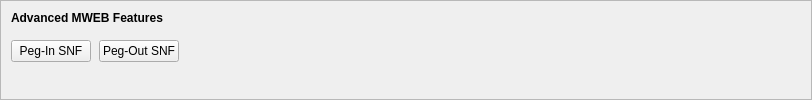
    <widget class="QFrame" name="frameMWEBFeatures">
     <property name="sizePolicy">
      <sizepolicy hsizetype="Expanding" vsizetype="Expanding">
       <horstretch>0</horstretch>
       <verstretch>0</verstretch>
      </sizepolicy>
     </property>
     <property name="maximumSize">
      <size>
       <width>16777215</width>
       <height>16777215</height>
      </size>
     </property>
     <property name="frameShape">
      <enum>QFrame::StyledPanel</enum>
     </property>
     <property name="frameShadow">
      <enum>QFrame::Sunken</enum>
     </property>
     <layout class="QVBoxLayout" name="verticalLayoutMWEBFeatures2">
      <property name="spacing">
       <number>0</number>
      </property>
      <property name="leftMargin">
       <number>0</number>
      </property>
      <property name="topMargin">
       <number>0</number>
      </property>
      <property name="rightMargin">
       <number>0</number>
      </property>
      <property name="bottomMargin">
       <number>6</number>
      </property>
      <item>
       <layout class="QVBoxLayout" name="verticalLayoutMWEBFeatures" stretch="0,0,1">
        <property name="spacing">
         <number>0</number>
        </property>
        <property name="leftMargin">
         <number>10</number>
        </property>
        <property name="topMargin">
         <number>10</number>
        </property>
        <item>
         <layout class="QHBoxLayout" name="horizontalLayoutMWEBFeatures1">
          <property name="bottomMargin">
           <number>15</number>
          </property>
          <item>
           <widget class="QLabel" name="labelMWEBFeatures">
            <property name="sizePolicy">
             <sizepolicy hsizetype="Preferred" vsizetype="Maximum">
              <horstretch>0</horstretch>
              <verstretch>0</verstretch>
             </sizepolicy>
            </property>
            <property name="font">
             <font>
              <weight>75</weight>
              <bold>true</bold>
             </font>
            </property>
            <property name="styleSheet">
             <string notr="true">font-weight:bold;</string>
            </property>
            <property name="text">
             <string>Advanced MWEB Features</string>
            </property>
           </widget>
          </item>
         </layout>
        </item>
        <item>
         <layout class="QHBoxLayout" name="horizontalLayoutMWEBFeatures2" stretch="0,0,0">
          <property name="spacing">
           <number>8</number>
          </property>
          <property name="bottomMargin">
           <number>10</number>
          </property>
          <item>
           <widget class="QPushButton" name="pushButtonMWEBPegIn">
            <property name="styleSheet">
             <string notr="true"/>
            </property>
            <property name="text">
             <string>Peg-In SNF</string>
            </property>
            <property name="checkable">
             <bool>true</bool>
            </property>
            <property name="autoDefault">
             <bool>false</bool>
            </property>
           </widget>
          </item>
          <item>
           <widget class="QPushButton" name="pushButtonMWEBPegOut">
            <property name="styleSheet">
             <string notr="true"/>
            </property>
            <property name="text">
             <string>Peg-Out SNF</string>
            </property>
            <property name="checkable">
             <bool>true</bool>
            </property>
            <property name="autoDefault">
             <bool>false</bool>
            </property>
           </widget>
          </item>
          <item>
           <spacer name="horizontalSpacerMWEBFeatures">
            <property name="orientation">
             <enum>Qt::Horizontal</enum>
            </property>
            <property name="sizeHint" stdset="0">
             <size>
              <width>40</width>
              <height>1</height>
             </size>
            </property>
           </spacer>
          </item>
         </layout>
        </item>
        <item>
         <spacer name="verticalSpacerMWEBFeatures">
          <property name="orientation">
           <enum>Qt::Vertical</enum>
          </property>
          <property name="sizeHint" stdset="0">
           <size>
            <width>800</width>
            <height>1</height>
           </size>
          </property>
         </spacer>
        </item>
       </layout>
      </item>
     </layout>
    </widget>
